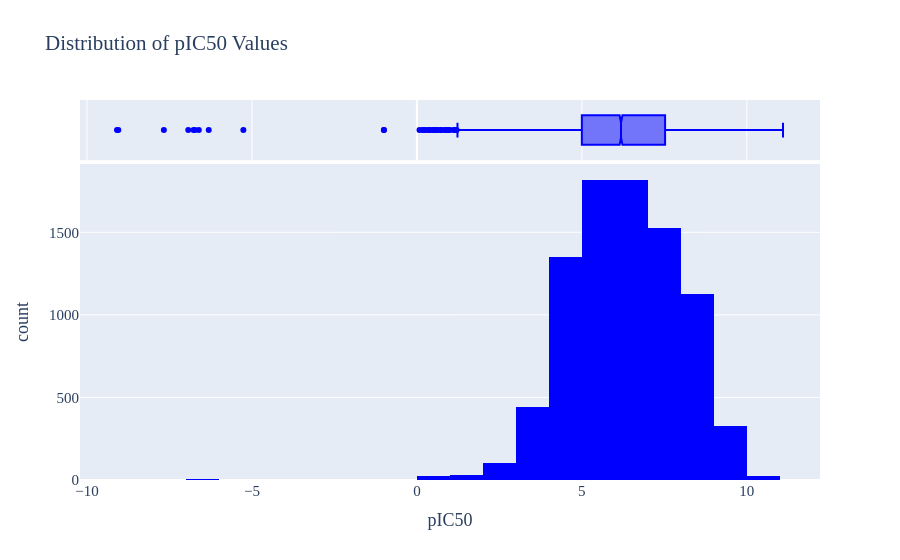

The notebook cell this image was saved under:
### Markdown cell above
### Histogram for pIC50 Distribution

### Code cell
# Interactive Histogram for pIC50 Distribution
fig = px.histogram(df, x="pIC50",
                   nbins=30, title="Distribution of pIC50 Values",
                   marginal="box", color_discrete_sequence=['blue'])
fig.update_layout(
    font=dict(family="Times New Roman", size=15),
    xaxis=dict(showgrid=False),
    yaxis=dict(showgrid=True),
)
fig.show()
fig.write_image("pIC50_distribution.png")

### Figure 1 — Plotly figure (JSON) as saved in the notebook; plotly's stock layout.template omitted (floating-point values rounded to 4 significant figures; data arrays with more than 128 entries replaced by an {"elided": "..."} marker saying what was removed)
{"data": [{"bingroup": "x", "hovertemplate": "pIC50=%{x}<br>count=%{y}<extra></extra>", "legendgroup": "", "marker": {"color": "blue", "pattern": {"shape": ""}}, "name": "", "nbinsx": 30, "orientation": "v", "showlegend": false, "type": "histogram", "x": {"elided": "8605 float values"}, "xaxis": "x", "yaxis": "y"}, {"hovertemplate": "pIC50=%{x}<extra></extra>", "legendgroup": "", "marker": {"color": "blue"}, "name": "", "notched": true, "showlegend": false, "type": "box", "x": {"elided": "8605 float values"}, "xaxis": "x2", "yaxis": "y2"}], "layout": {"barmode": "relative", "font": {"family": "Times New Roman", "size": 15}, "legend": {"tracegroupgap": 0}, "title": {"text": "Distribution of pIC50 Values"}, "xaxis": {"anchor": "y", "domain": [0, 1], "showgrid": false, "title": {"text": "pIC50"}}, "xaxis2": {"anchor": "y2", "domain": [0, 1], "matches": "x", "showgrid": true, "showticklabels": false}, "yaxis": {"anchor": "x", "domain": [0, 0.8316], "showgrid": true, "title": {"text": "count"}}, "yaxis2": {"anchor": "x2", "domain": [0.8416, 1], "matches": "y2", "showgrid": false, "showline": false, "showticklabels": false, "ticks": ""}}}
